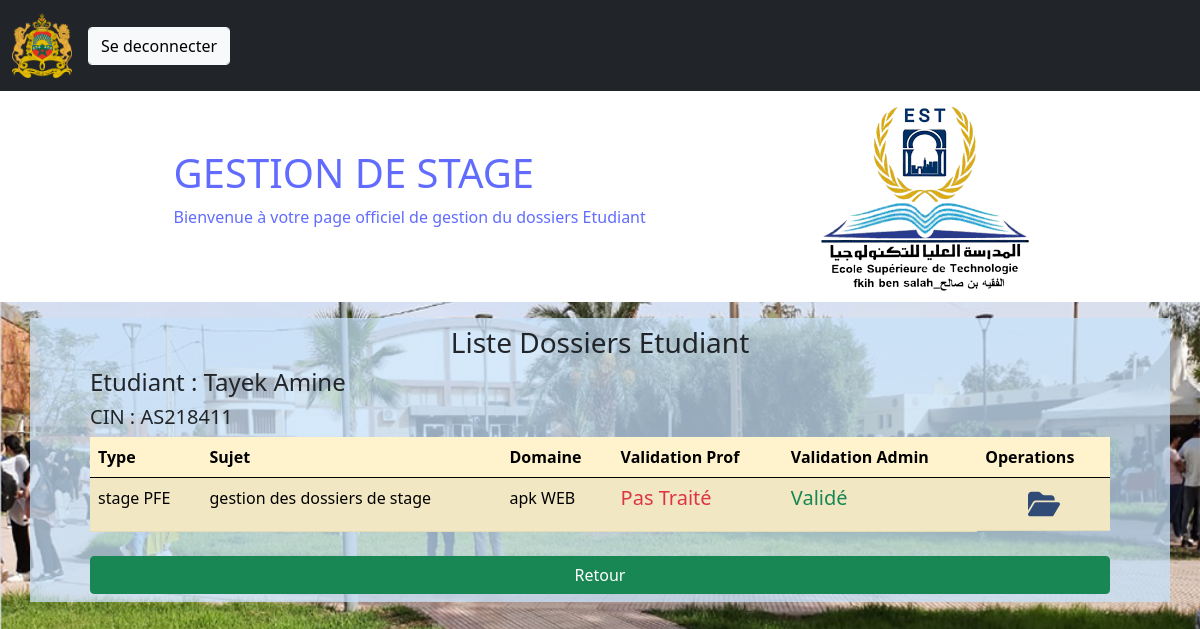
Screenshot of /listDossiers/2eme Annee/Informatique décisionnelle et statistique/2024/Adil ADRAIBI/J363077 (signed in) with the database file from the repository.
### manager/models.py (models this page shows, shortened)
class User(AbstractUser):
    class Role(models.TextChoices):
        ADMIN="ADMIN", 'ADMIN'
        PROF="PROF", 'PROF'
        ETUDIANT="ETUDIANT", 'ETUDIANT'
    SEX = (
        ("Male", "Male"),
        ('Female', 'Female'),
    )
    base_role=Role.ADMIN
    base_role1=Role.ETUDIANT
    role = models.CharField(max_length = 20, choices= Role)
    Sex =  models.CharField(max_length = 10, choices=SEX)
    adresse=models.TextField(max_length=150,null=True)
    tel=models.CharField(max_length=40,null=True)
    Napog=models.IntegerField(default=0,null=True)
    CNE=models.CharField(max_length=50,null=True)
    dateN= models.DateField(auto_now=False, auto_now_add=False, null=True)
    lieuxN = models.CharField(max_length=50,null=True)
    SPC = models.CharField(max_length = 50,null=True)

class Dossiers(models.Model):
    TYPES = (
        ("1", "Stage d'initiation"),
        ('2', 'stage technique'),
        ('3', 'stage PFE'),
        ('4', 'Stage Professionel'),
    )
    NIVEAUX = (
        ("1ere Annee", "1ere Annee"),
        ("2eme Annee", "2eme Annee"),
        ('Licence Professionelle', 'Licence Professionelle'),
    )
    Type = models.CharField(max_length=50, choices=TYPES)
    Rapport = models.CharField(max_length=100, null=False, blank=False)
    Doss= models.CharField(max_length=100, null=False, blank=False)
    Sujet = models.CharField(max_length=100, null=False, blank=False)
    Encadrant = models.CharField(max_length=100, null=False, blank=False)
    Domaine = models.CharField(max_length=100, null=False, blank=False)
    Nom_filiere = models.CharField(max_length=100)
    Year = models.DateField(auto_now=False, auto_now_add=False)
    Niveau = models.CharField(max_length=50, choices = NIVEAUX)
    Student = models.ForeignKey(Student, on_delete=models.CASCADE)
    ValidationProf = models.BooleanField(default=False)
    ValidationAdmin = models.BooleanField(default=False)
    RemarqueProf = models.CharField(max_length=255, blank=True, null=True)
    RemarqueAdmin = models.CharField(max_length=255, blank=True, null=True)
    class Meta:
        ordering=['Type']

### manager/views.py (the view)
# urls.py: path('listDossiers/<str:niveau>/<str:filiere>/<int:annee>/<str:encadrant>/<str:prof>', views.listDossiers, name='listDossiers'),
def listDossiers(request, niveau, filiere, annee, encadrant, prof):
    if request.user.is_authenticated and request.user.role == 'ADMIN':
        ds=Dossiers.objects.filter(Nom_filiere=filiere, Niveau=niveau, Year=f'{annee}-01-01', Encadrant=encadrant)
        e=ds.first().Student
        return render(request, 'manager/listDossiers.html', {'dossiers':ds, 'niveau':niveau,  'filiere':filiere, 'annee':annee, 'prof':prof, 'etudiant':e })

### templates/manager/listDossiers.html (shortened to what this page needs)
{% extends 'manager/base.html' %} {% block content %}
{% load static %}
<div class="form container">
  <h3>Liste Dossiers Etudiant</h3>
  <h4>Etudiant : {{ etudiant.first_name }} {{ etudiant.last_name }} </h4>
  <h5>CIN : {{ etudiant.username }} </h5>
  {% if dossiers %}
  <table class="table table-warning table-striped">
    <thead>
      <tr>
        <th scope="col">Type</th>
        <th scope="col">Sujet</th>
        <th scope="col">Domaine</th>
        <th scope="col">Validation Prof</th>
        <th scope="col">Validation Admin</th>
        <th scope="col">Operations</th>
      </tr>
    </thead>
    <tbody>
      {% for dossier in dossiers %}
      <tr>
        <td>{{ dossier.get_Type_display }}</td>
        <td>{{ dossier.Sujet }}</td>
        <td>{{ dossier.Domaine }}</td>
        <td>
          {% if dossier.ValidationProf %}
                <h5 class="text-success h-2">Validé</h5>
          {% else %}
                {% if dossier.RemarqueProf == '' or  dossier.RemarqueProf is None%}
                    <h5 class="text-danger">Pas Traité</h5>
                {% else %}
                <h5 class="text-primary">Remarqué</h5>
                {% endif %}
          {% endif %}
        </td>
        <td>
          {% if dossier.ValidationAdmin %}
                <h5 class="text-success h-2">Validé</h5>
          {% else %}
                {% if dossier.RemarqueAdmin == '' or  dossier.RemarqueAdmin is None%}
                    <h5 class="text-danger">Pas Traité</h5>
                {% else %}
                <h5 class="text-primary">Remarqué</h5>
                {% endif %}
          {% endif %}
        </td>
        <td class="d-flex justify-content-center">
          <a class="m-1" href="{% url 'afficherDossierAdmin' dossier.pk prof %}">
            <img src="{% static 'icons/folder-open-solid.svg' %}" alt="Show" width="32">
          </a>
        </td>
      </tr>
      {% endfor %}
    </tbody>
  </table>
  {% else %}
  <h3>Aucun Dossier</h3>
  {% endif %}
  <div class="d-grid gap-2">
    <a class="btn btn-success mt-2" href="{% url 'listEtudiants' niveau filiere annee prof %}">Retour</a>
  </div>
</div>
{% endblock content %}

### rows the page displays
User: first_name "Tayek", last_name "Amine", username "AS218411"
Dossiers: Type "stage PFE", Sujet "gestion des dossiers de stage", Domaine "apk WEB", ValidationProf "Pas Traité", ValidationAdmin "Validé"
